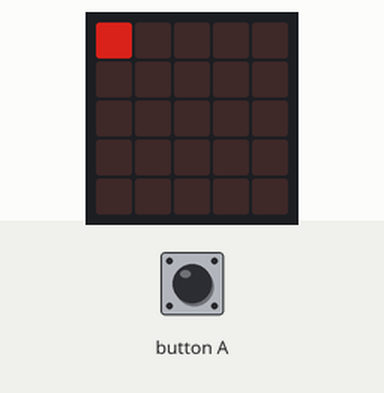
This program was run on a simulated BBC micro:bit running MicroPython. Parts: the board's 5×5 LED display. The test bench sets the inputs (shaded band). Dim RGB values are drawn brighter than linear; what the program prints to the serial console is not drawn.

Above: at 5.01 s.
5.1 s: button A pressed for 0.25 s
At 5.8 s:
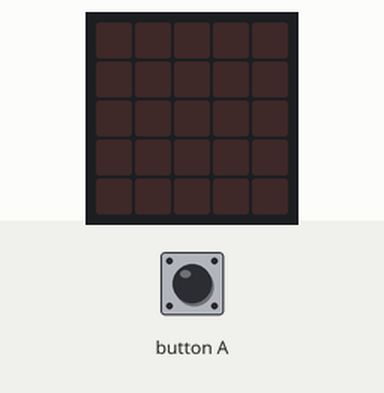
Timing chart, 0 to 8.1 s (numbered marks = the images above; inputs shaded):
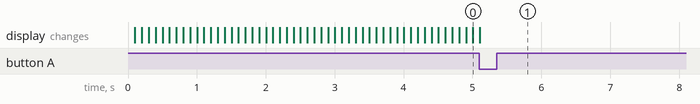

The program:

mididrumbox.py
```python
"""Play a drum pattern via MIDI.

MIDI output circuit:

https://www.midi.org/articles/midi-electrical-specifications

1. 3.3V connected to MIDI output socket pin 4 via a 35 ohm resistor
2. GND connected to MIDI output socket pin 2
3. Pin 0 (TX) connected to MIDI output socket pin 5 via a 10 ohm resistor

"""

# -----------------------------------------------------------------------------
# START OF MIDI LIBRARY CODE

# global constants
NOTE_OFF = 0x80
NOTE_ON = 0x90
CONTROLLER_CHANGE = 0xB0
PROGRAM_CHANGE = 0xC0


class MidiOut:
    def __init__(self, device=None, channel=1):
        if not hasattr(device, 'write'):
            raise TypeError("device instance must have a 'write' method.")
        if channel < 1 or channel > 16:
            raise ValueError('channel must be an integer between 1..16.')
        self.channel = channel
        self.device = device
    def channel_message(self, command, *data, ch=None):
        command = (command & 0xf0) | ((ch if ch else self.channel) - 1 & 0xf)
        msg = [command] + [value & 0x7f for value in data]
        self.device.write(bytes(msg))
    def note_off(self, note, velocity=0, ch=None):
        self.channel_message(NOTE_OFF, note, velocity, ch=ch)
    def note_on(self, note, velocity=127, ch=None):
        self.channel_message(NOTE_ON, note, velocity, ch=ch)
    def control_change(self, control, value, lsb=False, ch=None):
        self.channel_message(CONTROLLER_CHANGE, control,
                             value >> 7 if lsb else value, ch=ch)
        if lsb and control < 20:
            self.channel_message(CONTROLLER_CHANGE, control + 32, value, ch=ch)
    def program_change(self, program, ch=None):
        self.channel_message(PROGRAM_CHANGE, program, ch=ch)

# END OF MIDI LIBRARY CODE
# -----------------------------------------------------------------------------


# Start OF SEQUENCER CODE
# -----------------------------------------------------------------------------

from microbit import running_time, sleep

class Pattern:
    velocities = {
        "-": None, # continue note
        ".": 0,    # off
        "+": 10,   # ghost
        "s": 60,   # soft
        "m": 100,  # medium
        "x": 120,  # hard
    }

    def __init__(self, src):
        self.step = 0
        self.instruments = []
        self._active_notes = {}
        pattern = (line.strip() for line in src.split('\n'))
        pattern = (line for line in pattern
                   if line and not line.startswith('#'))

        for line in pattern:
            parts = line.split(" ", 2)

            if len(parts) == 3:
                note, hits, description = parts
            elif len(parts) == 2:
                note, hits = parts
                description = None
            else:
                continue

            note = int(note)
            self.instruments.append((note, hits))

        self.steps = max(len(hits) for _, hits in self.instruments)

    def playstep(self, midiout, channel=10):
        for note, hits in self.instruments:
            velocity = self.velocities.get(hits[self.step])

            if velocity is not None:
                if self._active_notes.get(note):
                    # velocity==0 <=> note off
                    midiout.note_on(note, 0, ch=channel)
                    self._active_notes[note] = 0
                if velocity > 0:
                    midiout.note_on(note, max(1, velocity), ch=channel)
                    self._active_notes[note] = velocity

        self.step = (self.step + 1) % self.steps


class Sequencer:
    def __init__(self, midiout, bpm=120, channel=10):
        self.midiout = midiout
        self.mpq = 15000. / max(20, min(bpm, 400))
        self.channel = channel

    def play(self, pattern, kit=None):
        if kit:
            self.midiout.program_change(kit, ch=self.channel)
            # give MIDI instrument some time to load drumkit
            sleep(300)

        while True:
            last_tick = running_time()
            pattern.playstep(self.midiout, self.channel)
            timetowait = max(0, self.mpq - (running_time() - last_tick))
            if timetowait > 0:
                sleep(timetowait)

# END OF SEQUENCER CODE
# -----------------------------------------------------------------------------


# -----------------------------------------------------------------------------
# Main script

from microbit import button_a, display
from microbit import uart

PATTERN = """
# Rosanna Shuffle
# about 124 bpm (for a real tempo of 93 bpm)
#  1..|..|..|..2..|..|..|..
36 x....m...x.....m..s..... Bassdrum
40 .+-.+-m+-.+-.+-.+-m+-.++ Snare 2
42 x-sx-sx-sx-sx-sx-sx-sx-s Closed Hi-hat
"""

while True:
    if button_a.is_pressed():
        display.set_pixel(0, 0, 0)
        break

    display.set_pixel(0, 0, 5)
    sleep(100)
    display.set_pixel(0, 0, 0)
    sleep(100)

# Initialize UART for MIDI
uart.init(baudrate=31250)
midi = MidiOut(uart)
seq = Sequencer(midi, bpm=124)
seq.play(Pattern(PATTERN), kit=9)
```
